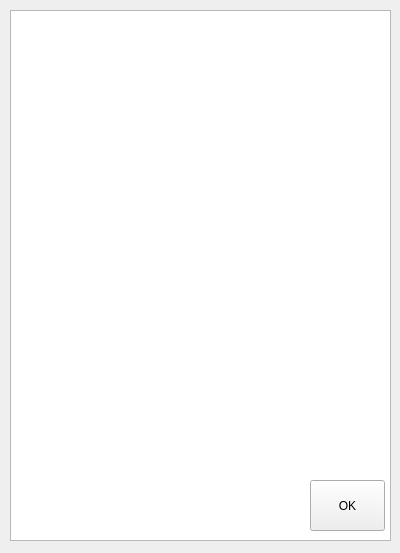
<?xml version="1.0" encoding="UTF-8"?>
<ui version="4.0">
 <class>ReportGeneratorUI</class>
 <widget class="QWidget" name="ReportGeneratorUI">
  <property name="geometry">
   <rect>
    <x>0</x>
    <y>0</y>
    <width>400</width>
    <height>553</height>
   </rect>
  </property>
  <property name="windowTitle">
   <string>Form</string>
  </property>
  <widget class="QTextEdit" name="m_teText">
   <property name="geometry">
    <rect>
     <x>10</x>
     <y>10</y>
     <width>381</width>
     <height>531</height>
    </rect>
   </property>
  </widget>
  <widget class="QPushButton" name="m_pbOK">
   <property name="geometry">
    <rect>
     <x>310</x>
     <y>480</y>
     <width>75</width>
     <height>51</height>
    </rect>
   </property>
   <property name="text">
    <string>OK</string>
   </property>
   <property name="icon">
    <iconset resource="../../Xaar/SinglePassSingleShot/shared.qrc">
     <normaloff>:/res/images/Ok.png</normaloff>:/res/images/Ok.png</iconset>
   </property>
  </widget>
 </widget>
 <resources>
  <include location="../../Xaar/SinglePassSingleShot/shared.qrc"/>
 </resources>
 <connections/>
</ui>
